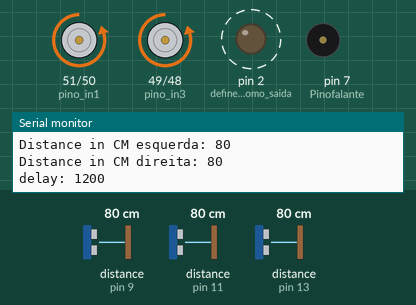
Recording of a sketch running on a simulated Arduino Mega 2560, built with avr-gcc and run on an emulated ATmega2560. Parts: motor-driver pin pairs drawn as motors (green arrow = first pin HIGH = forward, orange = second pin HIGH = backward, longer = more drive, scaled by the enable pin), output pins drawn as LEDs (lit = HIGH), buzzer (waves = sounding), the last lines printed to the serial monitor. Dashed ring = blinking. The inputs (shaded band) are chosen by the test bench; at power-on: distance to the obstacle (sensors on pin 13, pin 9, pin 11) 80 cm. The echo pulse lasts 58.3 µs per cm.

Above: at 3.0 s.
3.1 s: distance to the obstacle (sensor on pin 13) set to 2 cm
At 5.8 s:
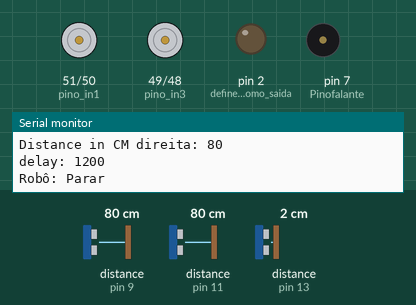
At 8.1 s:
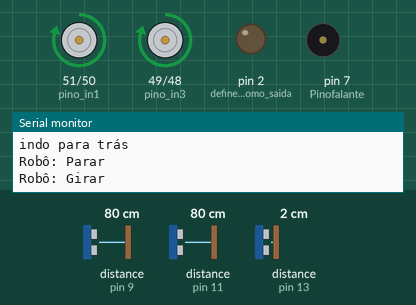
9.5 s: distance to the obstacle (sensor on pin 9) set to 120 cm
At 15.39 s:
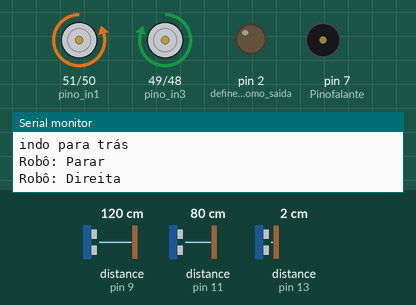
15.9 s: distance to the obstacle (sensor on pin 13) set to 26 cm
21.3 s: distance to the obstacle (sensor on pin 13) set to 33 cm
At 23.9 s:
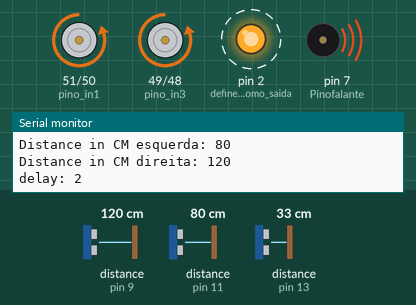
27.7 s: distance to the obstacle (sensor on pin 11) set to 2 cm
34.1 s: distance to the obstacle (sensor on pin 11) set to 299 cm
Timing chart, 0 to 38.6 s (numbered marks = the images above; inputs shaded):
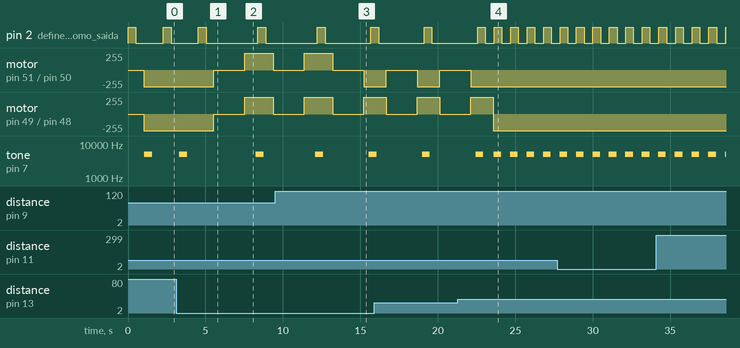

The sketch:

argus.ino
```cpp
#include <Ultrasonic.h>
#include <NewTone.h>

#define pino_trigger_right 8
#define pino_trigger_middle 12
#define pino_trigger_left 10

#define pino_echo_right 9
#define pino_echo_middle 13
#define pino_echo_left 11

#define pino_enA 3 //pino enA da ponte h l298
#define pino_enB 4 //pino enB da ponte h l298
#define pino_in1 51 //pino in1 da ponte h l298
#define pino_in2 50 //pino in2 da ponte h l298
#define pino_in3 49 //pino in3 da ponte h l298
#define pino_in4 48 //pino in4 da ponte h l298

#define tempo 500


Ultrasonic ultrasonic_middle(pino_trigger_middle,pino_echo_middle);//Inicializa o sensor nos pinos definidos acima
Ultrasonic ultrasonic_left(pino_trigger_left,pino_echo_left);//Inicializa o sensor nos pinos definidos acima
Ultrasonic ultrasonic_right(pino_trigger_right,pino_echo_right);//Inicializa o sensor nos pinos definidos acima

int distance_obstacle = 30; //distância para o robô parar e recalcular o melhor caminho
int motor_speed_one = 250;
int motor_speed_two = 250;

int frequencia = 5000;
int Pinofalante = 7;
int atraso = 1000;

void setup() {

  Serial.begin(9600);// inicializa a comunicação serial para mostrar dados
  pinMode(2, OUTPUT);  // define pino 2 como saida led
  pinMode(Pinofalante,OUTPUT);
  pinMode(pino_enA, OUTPUT);
  pinMode(pino_enB, OUTPUT);
  pinMode(pino_in1, OUTPUT);
  pinMode(pino_in2, OUTPUT);
  pinMode(pino_in3, OUTPUT);
  pinMode(pino_in4, OUTPUT);


}


void loop() {

  int distance_middle = read_ultrasonic_middle();
  int distance_left = read_ultrasonic_left();
  int distance_right = read_ultrasonic_right();
  turn_on_led();


  if (distance_middle > 150){
    go_forward();
    atraso = 2000;
  }
  else if(distance_middle > 100 && distance_middle < 150){
    go_forward();
    atraso = 1500;
  }
  else if(distance_middle > 50 && distance_middle < 100){
    go_forward();
    atraso = 1200;
  }
  else if(distance_middle > 30 && distance_middle < 50){
    go_forward();
    atraso = 2;
  }
  else if (distance_middle <= 30){
    atraso = 100;
    pause();
    go_back();
    pause();

    if(distance_right > distance_left){
      turn_right();
    }

    else if(distance_left > distance_right){
      turn_left();
    }
    else{
      return_back();
    }

  }

  Serial.print("Distance in CM meio: ");
  Serial.println(distance_middle);
  Serial.print("Distance in CM esquerda: ");
  Serial.println(distance_left);
  Serial.print("Distance in CM direita: ");
  Serial.println(distance_right);
  NewTone(Pinofalante, frequencia, tempo);
  Serial.print("delay: ");
  Serial.println(atraso);
  delay(atraso);
}

void go_forward()
{
Serial.println("indo para frente");
digitalWrite(pino_in1, LOW);//MOTOR ESQUERDO
digitalWrite(pino_in2, HIGH);
digitalWrite(pino_in3, LOW);//MOTOR DIREITO
digitalWrite(pino_in4, HIGH);
analogWrite(pino_enA, motor_speed_one);              // Defina a velocidade do motor Um
analogWrite(pino_enB, motor_speed_two);            // Defina a velocidade do motor Dois
}
void go_back()
{
Serial.println("indo para trás");
digitalWrite(pino_in1, LOW);//MOTOR ESQUERDO
digitalWrite(pino_in2, HIGH);//MOTOR DIREITO
digitalWrite(pino_in3, HIGH);
digitalWrite(pino_in4, LOW);
analogWrite(pino_enA, motor_speed_one);              // Defina a velocidade do motor Um
analogWrite(pino_enB, motor_speed_two);            // Defina a velocidade do motor Dois
}

void pause()
{
Serial.println("Robô: Parar ");
digitalWrite(pino_in1, LOW);
digitalWrite(pino_in2, LOW);
digitalWrite(pino_in3, LOW);
digitalWrite(pino_in4, LOW);
delay(1000);   //aguarda um tempo
}
void turn_right()
{
Serial.println("Robô: Direita ");
digitalWrite(pino_in1, LOW);                           //Configurar a ponte h
digitalWrite(pino_in2, HIGH);
digitalWrite(pino_in3, HIGH);
digitalWrite(pino_in4, LOW);
delay(300);                                       //aguarda um tempo
analogWrite(pino_enA, motor_speed_one);              // Defina a velocidade do motor Um
analogWrite(pino_enB, motor_speed_two);            // Defina a velocidade do motor Dois
}
void turn_left()
{
Serial.println("Robô: Esquerda ");
digitalWrite(pino_in1, HIGH);                          //Configurar a ponte h
digitalWrite(pino_in2, LOW);
digitalWrite(pino_in3, HIGH);
digitalWrite(pino_in4, LOW);
delay(300);                                       //aguarda um tempo
analogWrite(pino_enA, motor_speed_one);              // Defina a velocidade do motor Um
analogWrite(pino_enB, motor_speed_two);            // Defina a velocidade do motor Dois
}
void return_back() {
Serial.println("Robô: Girar ");
digitalWrite(pino_in1, HIGH);                          //Configurar a ponte h
digitalWrite(pino_in2, LOW);
digitalWrite(pino_in3, HIGH);
digitalWrite(pino_in4, LOW);
delay (700);                                      //aguarda um tempo
analogWrite(pino_enA, motor_speed_one);              // Defina a velocidade do motor Um
analogWrite(pino_enB, motor_speed_two);            // Defina a velocidade do motor Dois
}
void turn_on_led(){
  digitalWrite(2, HIGH);// Ativa o pino 13 (colocando 5v nele)
  delay(500);// Aguarda 1 segundo
  digitalWrite(2, LOW);// Desliga o pino 12
  delay(500);// Aguarda 1 segundo

}
int read_ultrasonic_middle(){
  int distance = ultrasonic_middle.read(CM);
  return distance;

}
int read_ultrasonic_left(){
  int distance = ultrasonic_left.read(CM);
  return distance;

}
int read_ultrasonic_right(){
  int distance = ultrasonic_right.read(CM);
  return distance;

}
```

Measured:
- the behaviour switches between 30 and 31 cm on distance to the obstacle (sensor on pin 13) (found by bisection; images 3 and 4)
- after the input at 3.1 s, pin 2 (define_pino_2_como_saida): LOW → HIGH after 5.3 s, → LOW 0.50 s later; motor on pin 51 (pino_in1) / pin 50 (pino_in2): backward 250/255 → stopped after 2.4 s, → forward 250/255 2.0 s later, → stopped 1.8 s later
- after the input at 21.3 s, pin 2 (define_pino_2_como_saida): alternates HIGH for 0.50 s and LOW for 0.57 s, starting after 2.3 s; motor on pin 51 (pino_in1) / pin 50 (pino_in2): goes on until 22.1 s, then stays backward 250/255; tone on pin 7 (Pinofalante): alternates 5000 Hz for 0.50 s and silent for 0.57 s, starting after 2.3 s
- by itself, pin 2 (define_pino_2_como_saida): alternates HIGH for 0.50 s and LOW for 1.8 s
